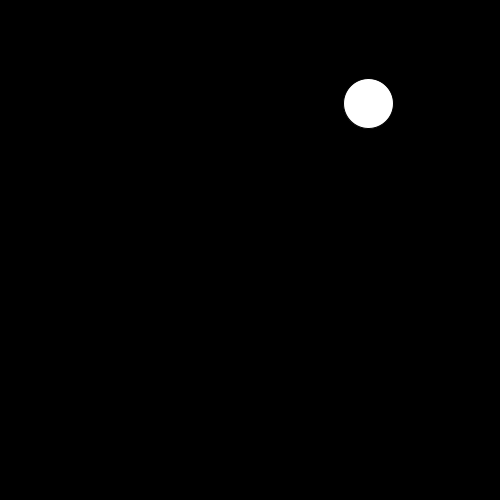
Frame 1 (no input)
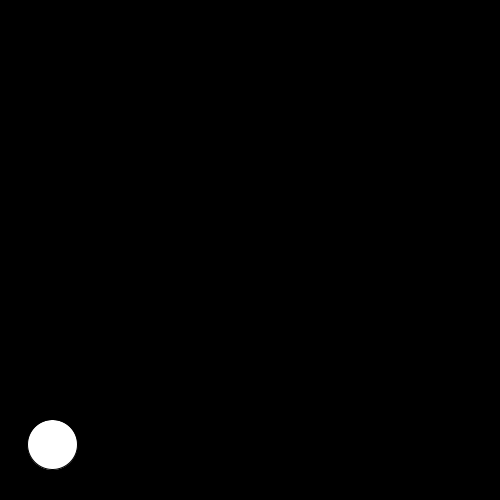
Frame 60 (the mouse pressed at the canvas centre just before this capture)
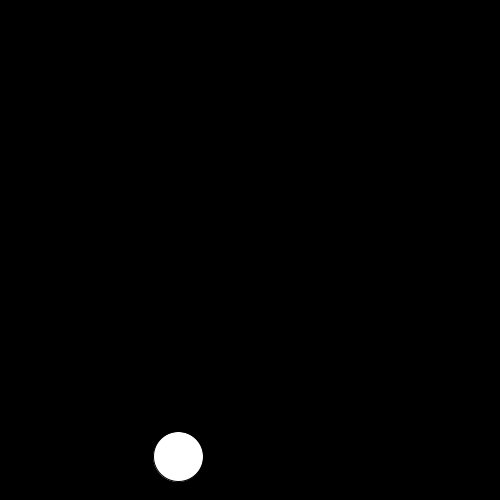
Frame 120 (the mouse held since frame 60 and released just before this capture)

The Processing sketch that drew these frames (run headless with seeded random() and noise(); from frame 60 on, the mouse is pressed at the canvas centre):

// Processing sketch: Dots_and_boundaries_2
// ── Dots_and_boundaries_2.pde
//create a VPvector
PVector pos;

PVector acc;

int speed = 50;

void setup(){
  
  size(500,500);
  
  pos = new PVector(random(width),random(height),50);
  
  acc = new PVector(random(-speed,speed),random(-speed,speed),0);
}

void draw(){
  background(0);
  
  pos.add(acc);
  
  //boundary
  if(pos.x > width-(pos.z/2) || pos.x < (pos.z/2)){
    acc.x = acc.x * -1;
  }
  if(pos.y > height-(pos.z/2) || pos.y < (pos.z/2)){
    acc.y = acc.y * -1;
  } 
  
  ellipse(pos.x, pos.y, pos.z, pos.z);

}

void mousePressed(){
  pos = new PVector(random(width),random(height),50);
  
  acc = new PVector(random(-speed,speed),random(-speed,speed),0);
}
